Frame 1 (no input): blank canvas, image omitted
Frame 60 (the mouse pressed at the canvas centre just before this capture): blank canvas, image omitted
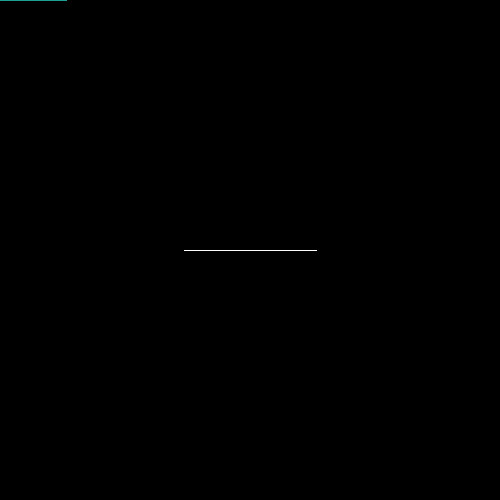
Frame 120 (the mouse held since frame 60 and released just before this capture)

The Processing sketch whose frames 1 and 60 were blank and that drew this single picture after the mouse press (run headless with seeded random() and noise(); from frame 60 on, the mouse is pressed at the canvas centre):

// Processing sketch: processing_46736
// ── processing_46736.pde



void setup() {
  size(500, 500);
  fill(random(255));
  background(0);
}

void draw() {
  if(mousePressed) {
    stroke(255);
  } else {
    stroke(random(255), random(255), random(255));
  }
  line(mouseX-66, mouseY, mouseX+66, mouseY);
  //line(mouseX, mouseY-66, mouseX, mouseY+66); 
  
}

 void keyPressed() {
   if (key == ' ') {
     background (0);
   } 
 }
